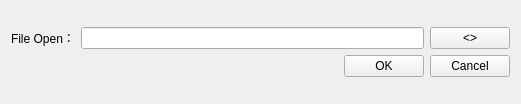
<?xml version="1.0" encoding="UTF-8"?>
<ui version="4.0">
 <class>ReadGeoFile</class>
 <widget class="QWidget" name="ReadGeoFile">
  <property name="geometry">
   <rect>
    <x>0</x>
    <y>0</y>
    <width>521</width>
    <height>104</height>
   </rect>
  </property>
  <property name="windowTitle">
   <string>ReadGeoFile</string>
  </property>
  <layout class="QGridLayout" name="gridLayout">
   <item row="0" column="0">
    <layout class="QVBoxLayout" name="verticalLayout">
     <item>
      <layout class="QHBoxLayout" name="horizontalLayout_2">
       <item>
        <widget class="QLabel" name="label">
         <property name="text">
          <string>File Open：</string>
         </property>
        </widget>
       </item>
       <item>
        <widget class="QLineEdit" name="lineEdit"/>
       </item>
       <item>
        <widget class="QPushButton" name="pushButtonOpenFile">
         <property name="text">
          <string>&lt;&gt;</string>
         </property>
        </widget>
       </item>
      </layout>
     </item>
     <item>
      <layout class="QHBoxLayout" name="horizontalLayout">
       <item>
        <spacer name="horizontalSpacer">
         <property name="orientation">
          <enum>Qt::Horizontal</enum>
         </property>
         <property name="sizeHint" stdset="0">
          <size>
           <width>40</width>
           <height>20</height>
          </size>
         </property>
        </spacer>
       </item>
       <item>
        <widget class="QPushButton" name="pushButtonOk">
         <property name="text">
          <string>OK</string>
         </property>
        </widget>
       </item>
       <item>
        <widget class="QPushButton" name="pushButtonCancel">
         <property name="text">
          <string>Cancel</string>
         </property>
        </widget>
       </item>
      </layout>
     </item>
    </layout>
   </item>
  </layout>
 </widget>
 <layoutdefault spacing="6" margin="11"/>
 <resources/>
 <connections/>
</ui>
